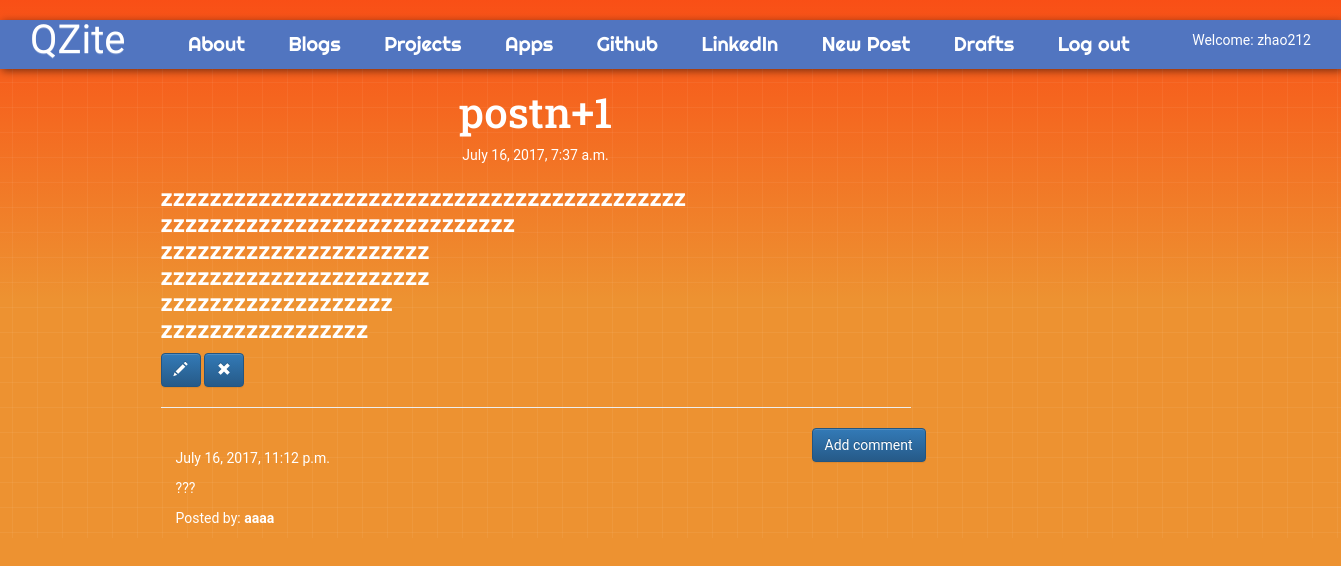
/post/8 (signed in), run on an earlier commit of the app's database.
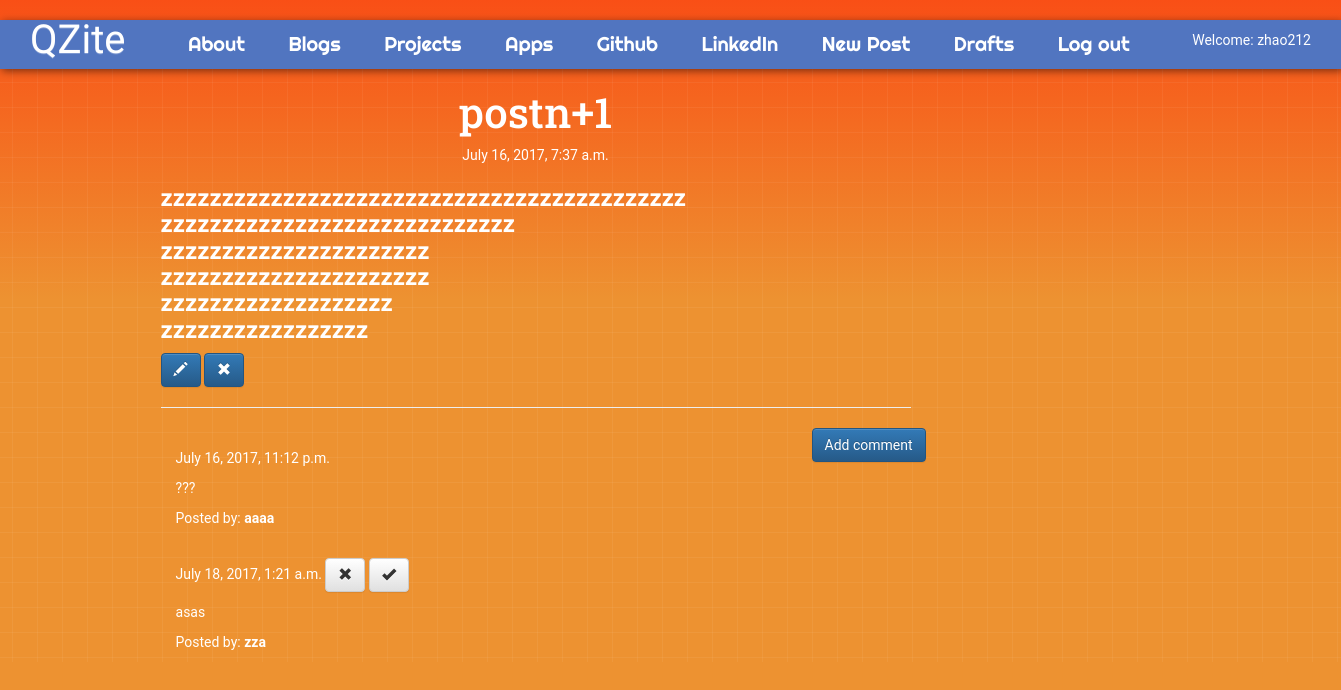
And on a later commit of the database.
### blog/models.py (models this page shows, shortened)
class Comment(models.Model):
    post = models.ForeignKey('blog.Post', related_name='comments')
    author = models.CharField(max_length = 200)
    text = models.TextField()
    created_date = models.DateTimeField(default = timezone.now)
    approved_comment = models.BooleanField(default=False)

### blog/views.py (the view)
# urls.py: url(r'^post/(?P<pk>\d+)$',views.PostDetailView.as_view(),name='post_detail'),
class PostDetailView(DetailView):
    model = Post

### blog/templates/blog/post_detail.html
{% extends 'blog/base.html' %}
{% block content %}
        <h1 class='posttitle loader'>{{ post.title }}</h1>
        {% if post.published_date %}
            <div class="date postdate">
                {{ post.published_date }}
            </div>
        {% else %}
            <a class="btn btn-default" href="{% url 'post_publish' pk=post.pk %}">Publish</a>
        {% endif %}
      <div class="postcontent">
      <p>{{ post.text|safe|linebreaksbr }}</p>
  </div>
      {% if user.is_authenticated %}
          <a class="btn btn-primary" href="{% url 'post_edit' pk=post.pk %}"><span class="glyphicon glyphicon-pencil"></span></a>
          <a class="btn btn-primary" href="{% url 'post_remove' pk=post.pk %}"><span class="glyphicon glyphicon-remove"></span></a>
      {% endif %}
  <hr>
  <a class="btn btn-primary btn-comment" href="{% url 'add_comment_to_post' pk=post.pk %}">Add comment</a>
  <div class="container" style="color: #ffffff;">
  {% for comment in post.comments.all %}
  <br>
      {% if user.is_authenticated or comment.approved_comment %}
              {{ comment.created_date }}
              {% if not comment.approved_comment %}
                  <a class="btn btn-default" href="{% url 'comment_remove' pk=comment.pk %}"><span class="glyphicon glyphicon-remove"></span></a>
                  <a class="btn btn-default" href="{% url 'comment_approve' pk=comment.pk %}"><span class="glyphicon glyphicon-ok"></span></a>
              {% endif %}
          <p>{{ comment.text|safe|linebreaks }}</p>
          <p>Posted by: <strong>{{ comment.author }}</strong></p>
      {% endif %}
  {% empty %}
      <p>No comments posted.</p>
  {% endfor %}
</div>
{% endblock %}

What changed in the data, as far as the page shows it:
added Comment: created_date "July 18, 2017, 1:21 a.m.", approved_comment False (drawn), text "asas", author "zza"
